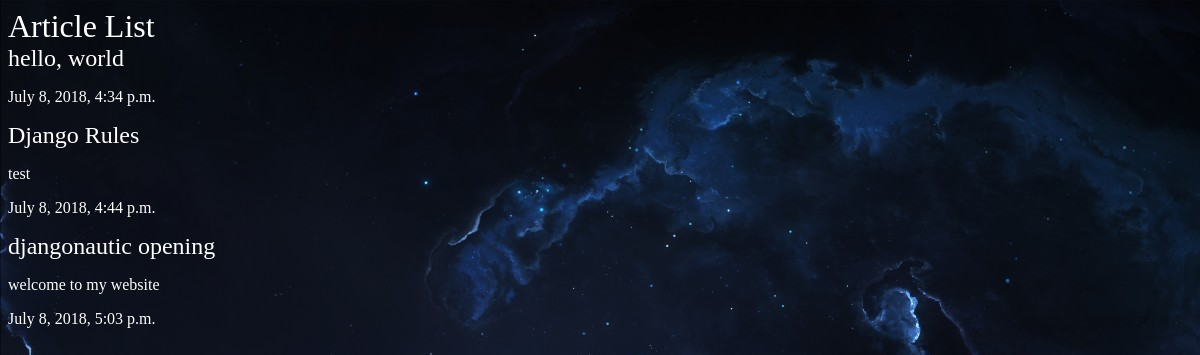
The page /articles/ on the database as committed earlier.
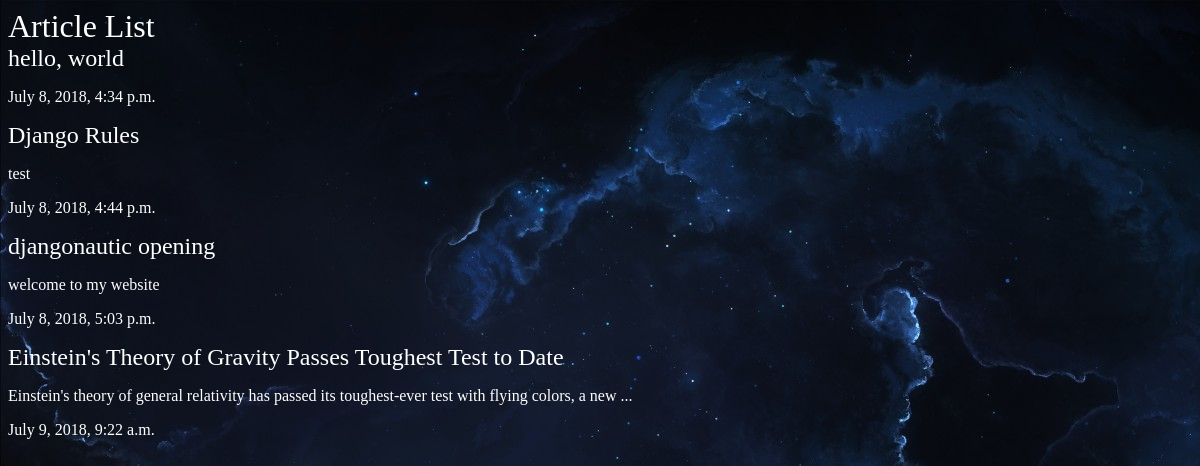
The same page on the database as committed later.
### articles/models.py (models this page shows, shortened)
class Article(models.Model):
    title = models.CharField(max_length=100)
    slug = models.SlugField()
    body = models.TextField()
    date = models.DateTimeField(auto_now_add=True)
    def snippet(self):
        return self.body[:100] + '...' if len(self.body) > 100 else self.body

### articles/views.py (the view)
def article_list(request):
    articles = Article.objects.all().order_by('date')
    return render(request, 'articles/article_list.html', { 'articles': articles })

### articles/templates/articles/article_list.html (shortened to what this page needs)
{% load static from staticfiles %}
<!DOCTYPE html>
<html lang="en" dir="ltr">
  <head>
    <link rel="stylesheet" href="{% static 'styles.css'%}">
  </head>
  <body>
    <h1>Article List</h1>
    <div class="articles">
      {% for article in articles %}
        <div class="article">
          <h2><a href="#">{{ article.title }}</a></h2>
          <p>{{ article.snippet }}</p>
          <p>{{ article.date }}</p>
        </div>
      {% endfor %}
    </div>
  </body>
</html>

### assets/styles.css (style rules this page uses)
body { background-color: #0f121f; background-image: url(stars.jpg); background-repeat: no-repeat; color: #ffff; }
body * { font-family: Ubuntu; }
h1, h2, h3, h4, h5 { font-weight: normal; margin: 0; }
a, a:hover, a:visited { color: #ffff; text-decoration: none; }

Rows that differ between the two databases and show on the page:
added Article: title "Einstein's Theory of Gravity Passes Toughest Test to Date", snippet "Einstein's theory of general relativity has passed its toughest-ever test with flying colors, a new ...", date "July 9, 2018, 9:22 a.m."
